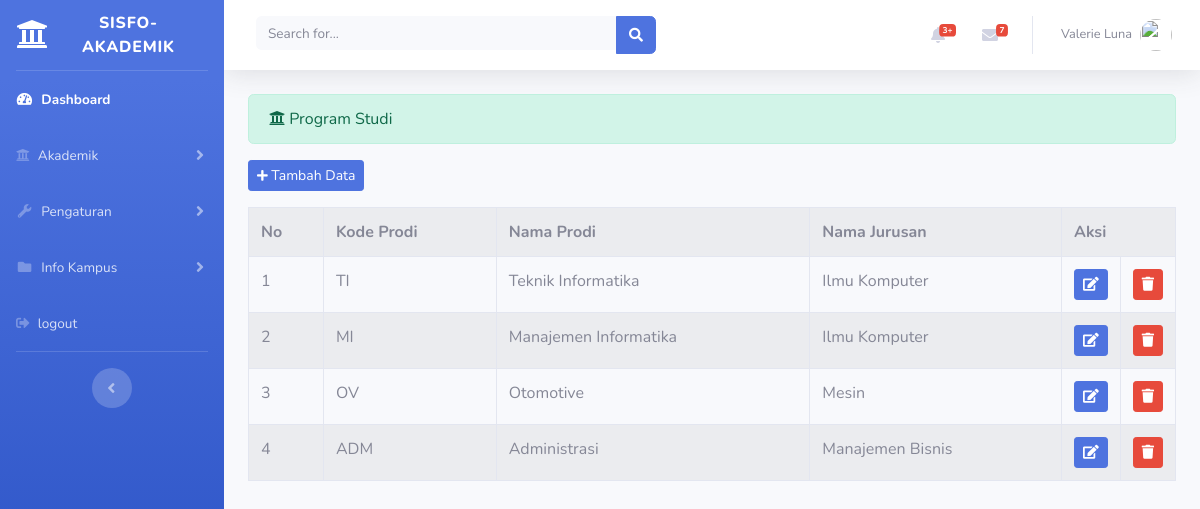
The app's page /index.php/administrator/prodi with its own data.
### tables this page shows
CREATE TABLE `prodi` (
  `id_prodi` int(11) NOT NULL,
  `kode_prodi` varchar(20) NOT NULL,
  `nama_prodi` varchar(25) NOT NULL,
  `nama_jurusan` varchar(25) NOT NULL
);

### application/controllers/administrator/prodi.php (called while the page is built, shortened)
<?php
class Prodi extends CI_Controller{
	public function index()
	{
		$data['prodi'] = $this->prodi_model->tampil_data('prodi')->result();
		$this->load->view('templates_administrator/header');
		$this->load->view('templates_administrator/sidebar');
		$this->load->view('administrator/prodi', $data);
		$this->load->view('templates_administrator/footer');
	}
}

### index.php (called while the page is built, shortened)
<?php
require_once BASEPATH.'core/CodeIgniter.php';

### application/models/prodi_model.php (called while the page is built, shortened)
<?php
class Prodi_model extends CI_Model{
	public function tampil_data($table)
	{
		return $this->db->get($table);
	}
}

### application/views/administrator/prodi.php (the view, shortened to what this page needs)
<div class="container-fluid">
	<div class="alert alert-success" role="alert">
		<i class="fas fa-university"></i> Program Studi
  	</div>
  	<?php echo anchor('administrator/prodi/tambah_prodi','<button class="btn btn-sm btn-primary mb-3"><i class="fas fa-plus fa-sm"></i> Tambah Data</button>') ?>
	<table class="table table-bordered table-striped table-hover">
		<tr>
			<th>No</th>
			<th>Kode Prodi</th>
			<th>Nama Prodi</th>
			<th>Nama Jurusan</th>
			<th colspan="2">Aksi</th>
		</tr>
		<?php
		$no = 1;
		foreach($prodi as $prd): ?>
			<tr>
				<td><?php echo $no++ ?></td>
				<td><?php echo $prd->kode_prodi ?></td>
				<td><?php echo $prd->nama_prodi ?></td>
				<td><?php echo $prd->nama_jurusan ?></td>
				<td width="20px"><?php echo anchor('administrator/prodi/update/'.$prd->id_prodi,'<div class="btn btn-sm btn-primary"><i class="fa fa-edit"></i></div>') ?></td>
  				<td width="20px"><?php echo anchor('administrator/prodi/delete/'.$prd->id_prodi,'<div class="btn btn-sm btn-danger"><i class="fa fa-trash"></i></div>') ?></td>
			</tr>
		<?php endforeach; ?>
	</table>
</div>

### records on screen
prodi: kode_prodi "TI", nama_prodi "Teknik Informatika", nama_jurusan "Ilmu Komputer"
prodi: kode_prodi "MI", nama_prodi "Manajemen Informatika", nama_jurusan "Ilmu Komputer"
prodi: kode_prodi "OV", nama_prodi "Otomotive", nama_jurusan "Mesin"
prodi: kode_prodi "ADM", nama_prodi "Administrasi", nama_jurusan "Manajemen Bisnis"
